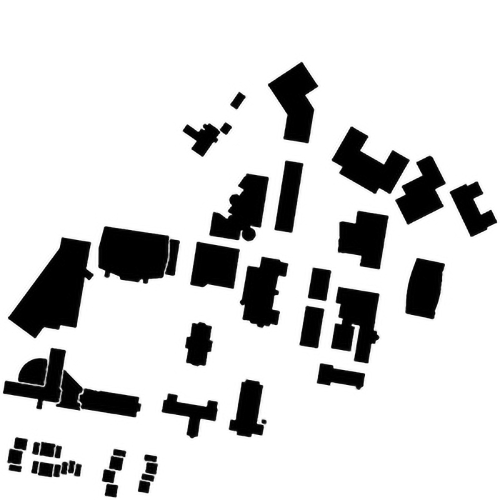
#> input picture WPI_map.jpg, 1000 x 1000 px, found by its file name (shown at 1/2 size)
$ python Sampling_Planning_Main.py.py   (older library calls are emulated)
#> lines starting #> are read from the running program, lines starting #| are printed output that depends on the picture; after the words box and inside, x2 and y2 are one past the last pixel; in counts of white or black regions, pixels touching at a corner belong together
### RRT.py
# Standard Algorithm Implementation
# Sampling-based Algorithms RRT and RRT*

from ast import Break
import matplotlib.pyplot as plt
import numpy as np
from scipy import spatial
import math

# Class for each tree node
class Node:
    def __init__(self, row, col):
        self.row = row        # coordinate
        self.col = col        # coordinate
        self.parent = None    # parent node / edge
        self.cost = 0.0       # cost to parent / edge weight

# Class for RRT
class RRT:
    # Constructor
    def __init__(self, map_array, start, goal):
        self.map_array = map_array            # map array, 1->free, 0->obstacle
        self.size_row = map_array.shape[0]    # map size
        self.size_col = map_array.shape[1]    # map size

        self.start = Node(start[0], start[1]) # start node
        self.goal = Node(goal[0], goal[1])    # goal node
        self.vertices = []                    # list of nodes
        self.found = False                    # found flag

    def init_map(self):
        '''Intialize the map before each search
        '''
        self.found = False
        self.vertices = []
        self.vertices.append(self.start)

    def dis(self, node1, node2):
        '''Calculate the euclidean distance between two nodes
        arguments:
            node1 - node 1
            node2 - node 2

        return:
            euclidean distance between two nodes
        '''
        return np.sqrt((node1.row-node2.row)**2 + (node1.col-node2.col)**2)

    def check_collision(self, node1, node2):
        '''Check if the path between two nodes collide with obstacles
        arguments:
            node1 - node 1
            node2 - node 2

        return:
            True if there are obstacles
            False if the new node is valid to be connected
        '''
        # Check obstacle between nodes
        # get all the points in between
        points_between = zip(np.linspace(node1.row, node2.row, dtype=int),
                             np.linspace(node1.col, node2.col, dtype=int))
        # check if any of these are obstacles
        for point in points_between:
            if self.map_array[point[0]][point[1]] == 0:
                return True
        return False

    def get_new_point(self, goal_bias):
        '''Choose the goal or generate a random point
        arguments:
            goal_bias - the possibility of choosing the goal instead of a random point

        return:
            point - the new point
        '''
        # select goal
        if np.random.random() < goal_bias:
            point = [self.goal.row, self.goal.col]
        # or generate a random point
        else:
            point = [np.random.randint(0, self.size_row-1), np.random.randint(0, self.size_col-1)]
        return point

    def get_new_point_in_ellipsoid(self, goal_bias, c_best):
        '''Choose the goal or generate a random point in an ellipsoid
           defined by start, goal and current best length of path
        arguments:
            goal_bias - the possibility of choosing the goal instead of a random point
            c_best - the length of the current best path

        return:
            point - the new point
        '''
        # Select goal
        if np.random.random() < goal_bias:
            point = [self.goal.row, self.goal.col]

        #### TODO ####
        # Generate a random point in an ellipsoid
        else:
            pass
            # Compute the distance between start and goal - c_min
            c_min = RRT.dis(self, self.start, self.goal)
            # Calculate center of the ellipsoid - x_center
            x_center = (((self.start.row + self.goal.row)/2) , ((self.start.col + self.goal.col)/2))
            # Compute rotation matrix from ellipse to world frame - C
            # M1 = 0
            # M2 = (self.goal.col - self.start.col)/(self.goal.row - self.start.row)
            ret = math.atan2(self.goal.col - self.start.col, self.goal.row - self.start.row)
            theta = round(ret, 4)
            C = [[math.cos(theta), -math.sin(theta)],[math.sin(theta), math.cos(theta)]]

            # Compute diagonal matrix - L
            r = [c_best / 2.0,
                 np.sqrt(c_best ** 2 - c_min ** 2) / 2.0]
            L =  np.diag(r)

            # Cast a sample from a unit ball - x_ball

            while True:
                x , y = np.random.uniform(-1, 1), np.random.uniform(-1, 1)
                if x ** 2 + y ** 2 < 1:
                   x_ball =  np.array([[x], [y]])
                   break

            # Map ball sample to the ellipsoid - x_rand
            x_rand = np.dot(np.dot(C, L), x_ball)
            point = ((x_rand[(0, 0)]) + x_center[0], (x_rand[(1, 0)]) + x_center[1])
        #### TODO END ####

        return point

    def get_nearest_node(self, point):
        '''Find the nearest node from the new point in self.vertices
        arguments:
            point - the new point

        return:
            the nearest node
        '''
        # Use kdtree to find the neighbors within neighbor size
        samples = [[v.row, v.col] for v in self.vertices]
        kdtree = spatial.cKDTree(samples)
        coord, ind = kdtree.query(point)
        return self.vertices[ind]

    def sample(self, goal_bias=0.05, c_best=0):
        '''Sample a random point in the area
        arguments:
            goal_bias - the possibility of choosing the goal instead of a random point
            c_best - the length of the current best path (For informed RRT)

        return:
            a new node if this node is valid and added, None if not.

        Generate a new point
        '''
        # Generate a new point

        #### TODO ####

        # new_point = self.get_new_point(goal_bias) #del this

        # Regular sampling if c_best <= 0
        # using self.get_new_point

        if c_best <= 0:
            new_point = self.get_new_point(goal_bias)
        else:
            new_point = self.get_new_point_in_ellipsoid(goal_bias, c_best)

        # Sampling in an ellipsoid if c_best is a positive value
        # using self.get_new_point_in_ellipsoid

        #### TODO END ####

        return new_point

    def extend(self, new_point, extend_dis=10):
        '''Extend a new node to the current tree structure
        arguments:
            new_point - the new sampled point in the map
            extend_dis - extension distance for each step

        return:
            a new node if this node is valid and added, None if not.

        Extend towards the new point and check feasibility.
        Create and add a new node if feasible.
        '''
        # Get nearest node
        nearest_node = self.get_nearest_node(new_point)

        # Calculate new node location
        slope = np.arctan2(new_point[1]-nearest_node.col, new_point[0]-nearest_node.row)
        new_row = nearest_node.row + extend_dis*np.cos(slope)
        new_col = nearest_node.col + extend_dis*np.sin(slope)
        new_node = Node(int(new_row), int(new_col))

        # Check boundary and collision
        if (0 <= new_row < self.size_row) and (0 <= new_col < self.size_col) and \
           not self.check_collision(nearest_node, new_node):
            # If pass, add the new node
            new_node.parent = nearest_node
            new_node.cost = extend_dis
            self.vertices.append(new_node)

            # Check if goal is close
            if not self.found:
                d = self.dis(new_node, self.goal)
                if d < extend_dis:
                    self.goal.cost = d
                    self.goal.parent = new_node
                    self.vertices.append(self.goal)
                    self.found = True

            return new_node
        else:
            return None

    def get_neighbors(self, new_node, neighbor_size):
        '''Get the neighbors that is within the neighbor distance from the node
        arguments:
            new_node - a new node
            neighbor_size - the neighbor distance

        return:
            neighbors - a list of neighbors that are within the neighbor distance
        '''
        # Use kdtree to find the neighbors within neighbor size
        samples = [[v.row, v.col] for v in self.vertices]
        kdtree = spatial.cKDTree(samples)
        ind = kdtree.query_ball_point([new_node.row, new_node.col], neighbor_size)
        neighbors = [self.vertices[i] for i in ind]
        # Remove the new_node itself
        neighbors.remove(new_node)
        return neighbors

    def path_cost(self, start_node, end_node):
        '''Compute path cost starting from start node to end node
        arguments:
            start_node - path start node
            end_node - path end node

        return:
            cost - path cost
        '''
        cost = 0
        curr_node = end_node
        while start_node.row != curr_node.row or start_node.col != curr_node.col:
            # Keep tracing back until finding the start_node
            # or no path exists
            parent = curr_node.parent
            if parent is None:
                print("Invalid Path")
                return 0
            cost += curr_node.cost
            curr_node = parent

        return cost

    def rewire(self, new_node, neighbors):
        '''Rewire the new node and all its neighbors
        arguments:
            new_node - the new node
            neighbors - a list of neighbors that are within the neighbor distance from the node

        Rewire the new node if connecting to a new neighbor node will give least cost.
        Rewire all the other neighbor nodes.
        '''
        # If no neighbors, skip
        if neighbors == []:
            return

        # Compute the distance from the new node to the neighbor nodes
        distances = [self.dis(new_node, node) for node in neighbors]

        # Rewire the new node
        # compute the least potential cost
        costs = [d + self.path_cost(self.start, neighbors[i]) for i, d in enumerate(distances)]
        indices = np.argsort(np.array(costs))
        # check collision and connect the best node to the new node
        for i in indices:
            if not self.check_collision(new_node, neighbors[i]):
                new_node.parent = neighbors[i]
                new_node.cost = distances[i]
                break

        # Rewire new_node's neighbors
        for i, node in enumerate(neighbors):
            # new cost
            new_cost = self.path_cost(self.start, new_node) + distances[i]
            # if new cost is lower
            # and there is no obstacles in between
            if self.path_cost(self.start, node) > new_cost and \
               not self.check_collision(node, new_node):
                node.parent = new_node
                node.cost = distances[i]

    def draw_map(self):
        '''Visualization of the result
        '''
        # Create empty map
        fig, ax = plt.subplots(1)
        img = 255 * np.dstack((self.map_array, self.map_array, self.map_array))
        ax.imshow(img)

        # Draw Trees or Sample points
        plt.figure(1)
        # for node in self.vertices[1:-1]:
        #     plt.plot(node.col, node.row, markersize=1, marker='o', color='y')
        #     plt.plot([node.col, node.parent.col], [node.row, node.parent.row], color='y', linewidth=1)

        # Draw Final Path if found
        if self.found:
            cur = self.goal
            while cur.col != self.start.col or cur.row != self.start.row:
                plt.plot([cur.col, cur.parent.col], [cur.row, cur.parent.row], color='r',linewidth=2)
                cur = cur.parent
                plt.plot(cur.col, cur.row, markersize=3, marker='o', color='r')

        # Draw start and goal
        plt.plot(self.start.col, self.start.row, markersize=10, marker='o', color='r')
        plt.plot(self.goal.col, self.goal.row, markersize=10, marker='o', color='r')
        # show image
        # plt.show()

    # [63 lines left out: functions RRT, RRT_star, not called in this run]

    def informed_RRT_star(self, n_pts=1000, neighbor_size=20):
        '''Informed RRT* search function
        arguments:
            n_pts - number of points try to sample,
                    not the number of final sampled points
            neighbor_size - the neighbor distance

        In each step, extend a new node if possible, and rewire the node and its neighbors
        Once a path is found, an ellipsoid will be defined to constrained the sampling area
        '''
        # Remove previous result
        self.init_map()
        # Start searching
        for i in range(n_pts):

            #### TODO ####
            c_best = 0
            # Once a path is found, update the best length of path - c_best
            # using the function self.path_cost(self.start, self.goal)
            if self.found:
                c_best = self.path_cost(self.start, self.goal)
            #### TODO END ####

            # Extend a new node
            new_point = self.sample(0.05, c_best)
            new_node = self.extend(new_point, 10)
            # Rewire
            if new_node is not None:
                neighbors = self.get_neighbors(new_node, neighbor_size)
                self.rewire(new_node, neighbors)

        # Output
        if self.found:
            steps = len(self.vertices) - 2
            length = self.path_cost(self.start, self.goal)
            print("It took %d nodes to find the current path" %steps)
            print("The path length is %.2f" %length)
        else:
            print("No path found")

        # Draw result
        self.draw_map()

### Sampling_Planning_Main.py.py
# Main and helper function

from re import A
from PIL import Image
import numpy as np
from RRT import RRT

import matplotlib.pyplot as plt

def load_map(file_path, resolution_scale):
    ''' Load map from an image and return a 2D binary numpy array
        where 0 represents obstacles and 1 represents free space
    '''
#> called with resolution_scale = 0.3
    # Load the image with grayscale
    img = Image.open(file_path).convert('L')
    # Rescale the image
    size_x, size_y = img.size
#> size_x = 1000; size_y = 1000
    new_x, new_y  = int(size_x*resolution_scale), int(size_y*resolution_scale)
#> new_x = 300; new_y = 300
    img = img.resize((new_x, new_y), Image.ANTIALIAS)
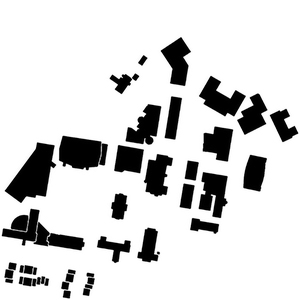
#> img: PIL image 300x300 L; min 0, max 255, mean 212.5

    map_array = np.asarray(img, dtype='uint8')

    # Get bianry image
    threshold = 127
    map_array = 1 * (map_array > threshold)
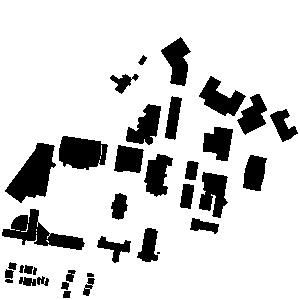
#> map_array: shape (300, 300) int64; values 0 (black) and 1 (white), 83.4% white; 36 black regions (1 under 20 px), largest, box (x1, y1, x2, y2) and area: (5, 143, 56, 203) 1629, (2, 209, 85, 250) 1345, (59, 136, 108, 170) 1256

    # Result 2D numpy array
    return map_array

if __name__ == "__main__":
    # Load the map
    start = (200, 75)
    goal  = (30, 250)
    map_array = load_map("D:\Educational\A WPI Assignments and Materials\Motion Planning\Assignments\Assignment 5\Advanced-Search-Algorithms\informed_RRT\WPI_map.jpg", 0.3)

    # start = (40.0, 139.59183673469389)
    # goal = (100.0, 58.96668365142222)
    # map_array = load_map("D:\Educational\NTU_Research_Work\A_Research_Internship\Blank.png",0.3)

    # Planning class
    RRT_planner = RRT(map_array, start, goal)

    # Search with RRT and RRT*
    # RRT_planner.RRT(n_pts=1000)
    # RRT_planner.RRT_star(n_pts=2000)
    RRT_planner.informed_RRT_star(n_pts=2000)
#| It took 1227 nodes to find the current path
#| The path length is 249.02
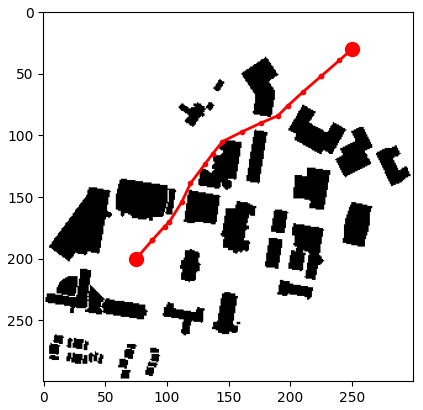
#> figure drawn by matplotlib, 1 panel

$ run again, with Polygon with holes example.PNG saved as WPI_map.jpg
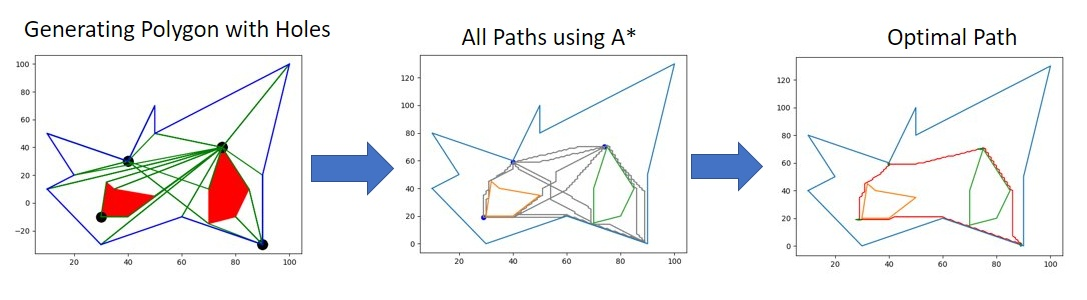
#> input picture Polygon with holes example.PNG, 1087 x 300 px, found by its file name
#> in load_map, `map_array = 1 * (map_array > threshold)`:
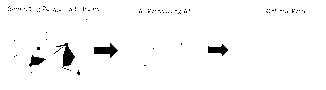
#> map_array: shape (90, 326) int64; values 0 (black) and 1 (white), 97.5% white; 96 black regions (92 under 20 px), largest, box (x1, y1, x2, y2) and area: (56, 43, 75, 68) 183, (94, 43, 118, 58) 176, (208, 44, 228, 56) 129, (29, 55, 46, 67) 99
#> `RRT_planner.informed_RRT_star(n_pts=2000)`:
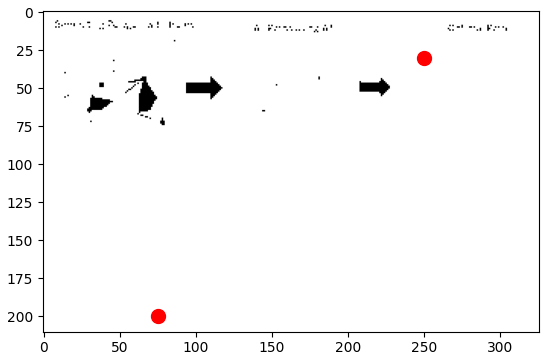
#> figure drawn by matplotlib, 1 panel
